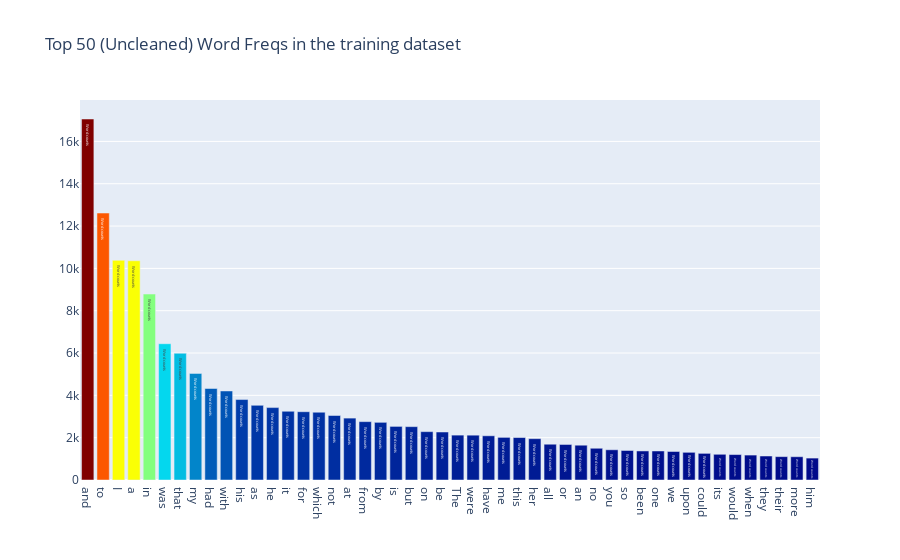

Notebook source saved alongside this figure:
### Code cell
all_words = train['text'].str.split(expand = True).unstack().value_counts()

data = [go.Bar(
    x = all_words.index.values[2:50],
    y = all_words.values[2:50],
    marker = dict(colorscale = "Jet",
                 color = all_words.values[2:100]),
    text = "Word counts"
)]


layout = go.Layout(
title = "Top 50 (Uncleaned) Word Freqs in the training dataset"
)


fig = go.Figure(data = data, layout = layout)

py.iplot(fig, filename = "basic-bar")

### Figure 1 — Plotly figure (JSON) as saved in the notebook; plotly's stock layout.template omitted (floating-point values rounded to 4 significant figures)
{"data": [{"marker": {"color": [17059, 12615, 10382, 10359, 8787, 6440, 5988, 5037, 4324, 4207, 3802, 3528, 3422, 3247, 3227, 3203, 3048, 2925, 2758, 2725, 2533, 2521, 2285, 2268, 2121, 2118, 2089, 2015, 2007, 1953, 1691, 1679, 1644, 1500, 1428, 1395, 1373, 1372, 1347, 1308, 1259, 1215, 1202, 1178, 1134, 1104, 1100, 1036, 992, 957, 954, 929, 925, 924, 915, 901, 880, 873, 863, 861, 829, 823, 814, 751, 713, 707, 701, 648, 645, 645, 638, 624, 623, 600, 595, 592, 576, 575, 574, 565, 550, 545, 539, 534, 532, 531, 527, 527, 526, 503, 502, 497, 493, 493, 491, 488, 486, 482], "colorscale": [[0, "rgb(0,0,131)"], [0.2, "rgb(0,60,170)"], [0.4, "rgb(5,255,255)"], [0.6, "rgb(255,255,0)"], [0.8, "rgb(250,0,0)"], [1, "rgb(128,0,0)"]]}, "text": "Word counts", "type": "bar", "x": ["and", "to", "I", "a", "in", "was", "that", "my", "had", "with", "his", "as", "he", "it", "for", "which", "not", "at", "from", "by", "is", "but", "on", "be", "The", "were", "have", "me", "this", "her", "all", "or", "an", "no", "you", "so", "been", "one", "we", "upon", "could", "its", "would", "when", "they", "their", "more", "him"], "y": [17059, 12615, 10382, 10359, 8787, 6440, 5988, 5037, 4324, 4207, 3802, 3528, 3422, 3247, 3227, 3203, 3048, 2925, 2758, 2725, 2533, 2521, 2285, 2268, 2121, 2118, 2089, 2015, 2007, 1953, 1691, 1679, 1644, 1500, 1428, 1395, 1373, 1372, 1347, 1308, 1259, 1215, 1202, 1178, 1134, 1104, 1100, 1036]}], "layout": {"title": {"text": "Top 50 (Uncleaned) Word Freqs in the training dataset"}}}
